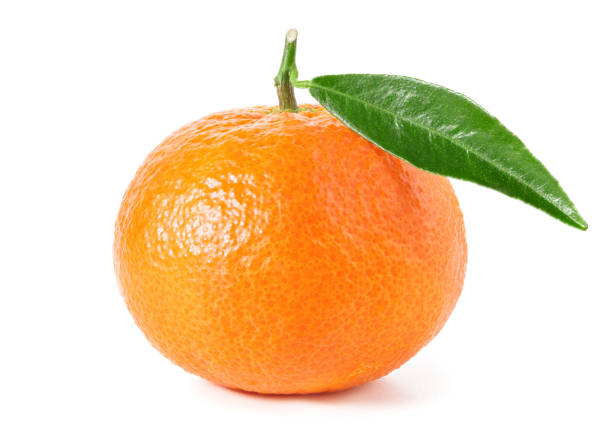
#> input picture img/002.jpg, 612 x 442 px
$ python cannyEdge.py
#> lines starting #> are read from the running program, lines starting #| are printed output that depends on the picture; after the words box and inside, x2 and y2 are one past the last pixel; in counts of white or black regions, pixels touching at a corner belong together
import cv2
import numpy as np
import matplotlib.pyplot as plt

img3 = cv2.imread('./img/002.jpg', cv2.IMREAD_GRAYSCALE)
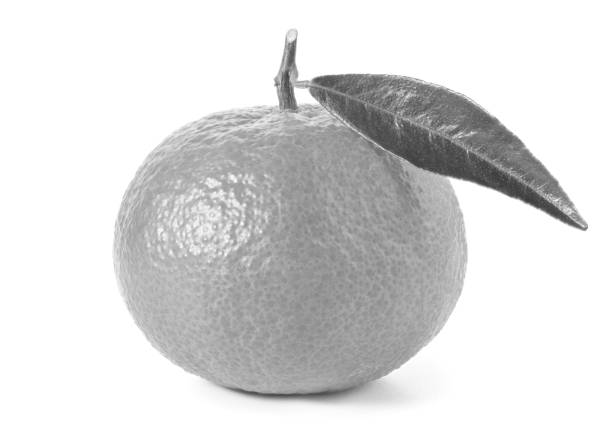
#> img3: shape (442, 612); min 54, max 255, mean 219.5
canny_50 = cv2.Canny(img3, 50, 200)
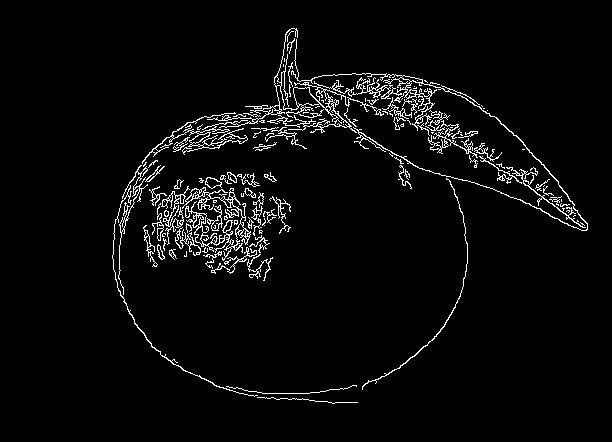
#> canny_50: shape (442, 612); 3.9% white in thin lines or dots, all inside (x1, y1, x2, y2) = (112, 28, 588, 404)
canny_100 = cv2.Canny(img3, 100, 200)
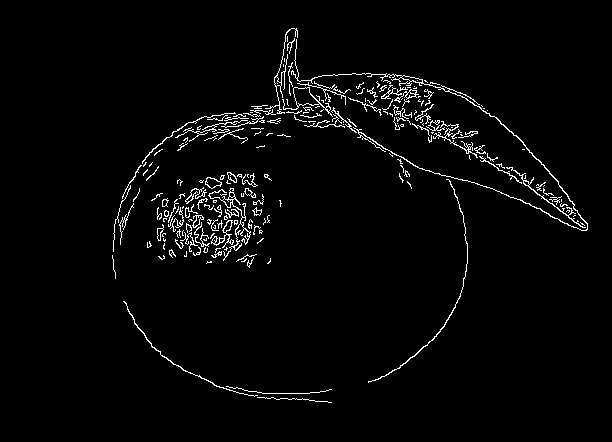
#> canny_100: shape (442, 612); 2.7% white in thin lines or dots, all inside (x1, y1, x2, y2) = (112, 28, 588, 403)
canny_170 = cv2.Canny(img3, 170, 200)
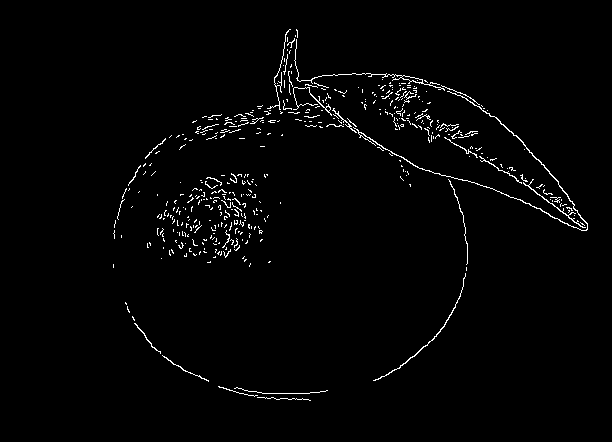
#> canny_170: shape (442, 612); 1.8% white in thin lines or dots, all inside (x1, y1, x2, y2) = (113, 29, 588, 401)

titles = ['original', 'canny_50', 'canny_100', 'canny_170']
images = [img3, canny_50, canny_100, canny_170]
cv2.imshow('original', img3)
cv2.imshow('canny_50', canny_50)
cv2.imshow('canny_100', canny_100)
cv2.imshow('canny_170', canny_170)
#cv2.waitkey(0)
cv2.destroyAllWindows()

plt.figure(figsize=(10, 10))
for i in range(4):
    plt.subplot(2, 2, i+1)
    plt.title(titles[i])
    plt.imshow(images[i], cmap='gray')
    plt.axis('off')
plt.tight_layout()
plt.show()
